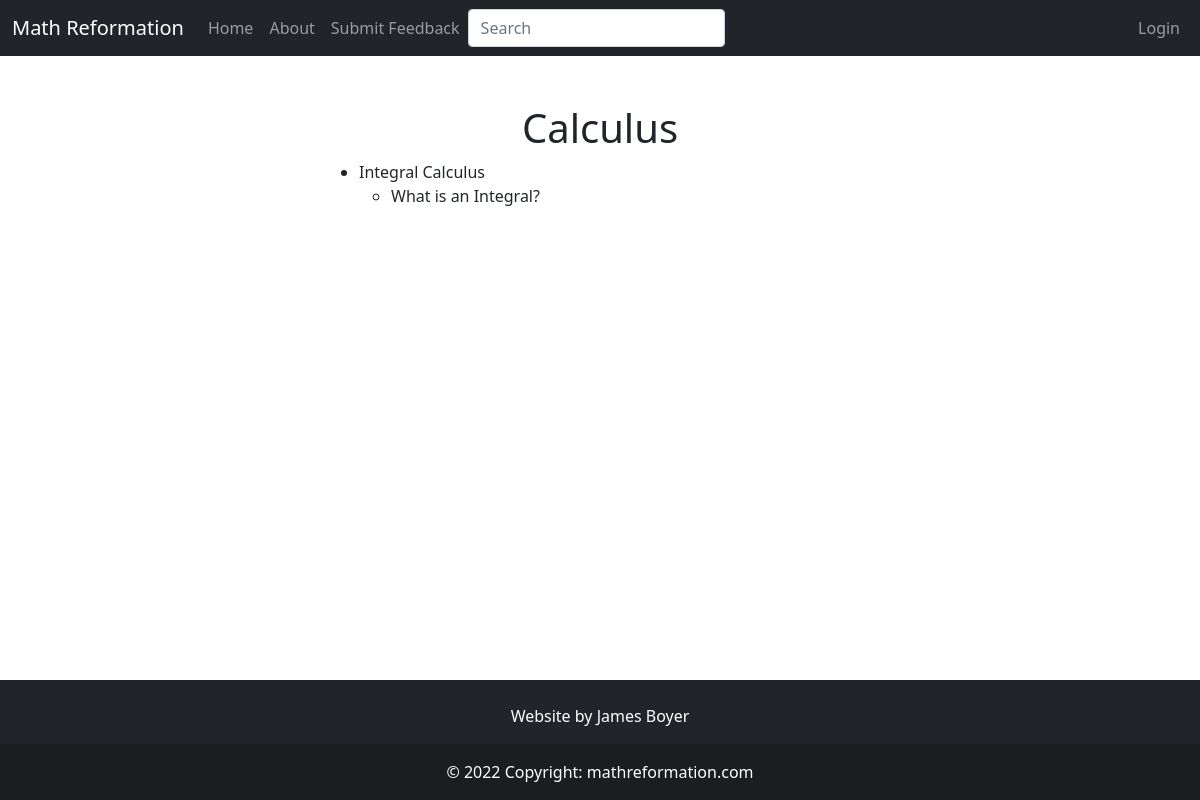
Page /category/calculus on the earlier database version.
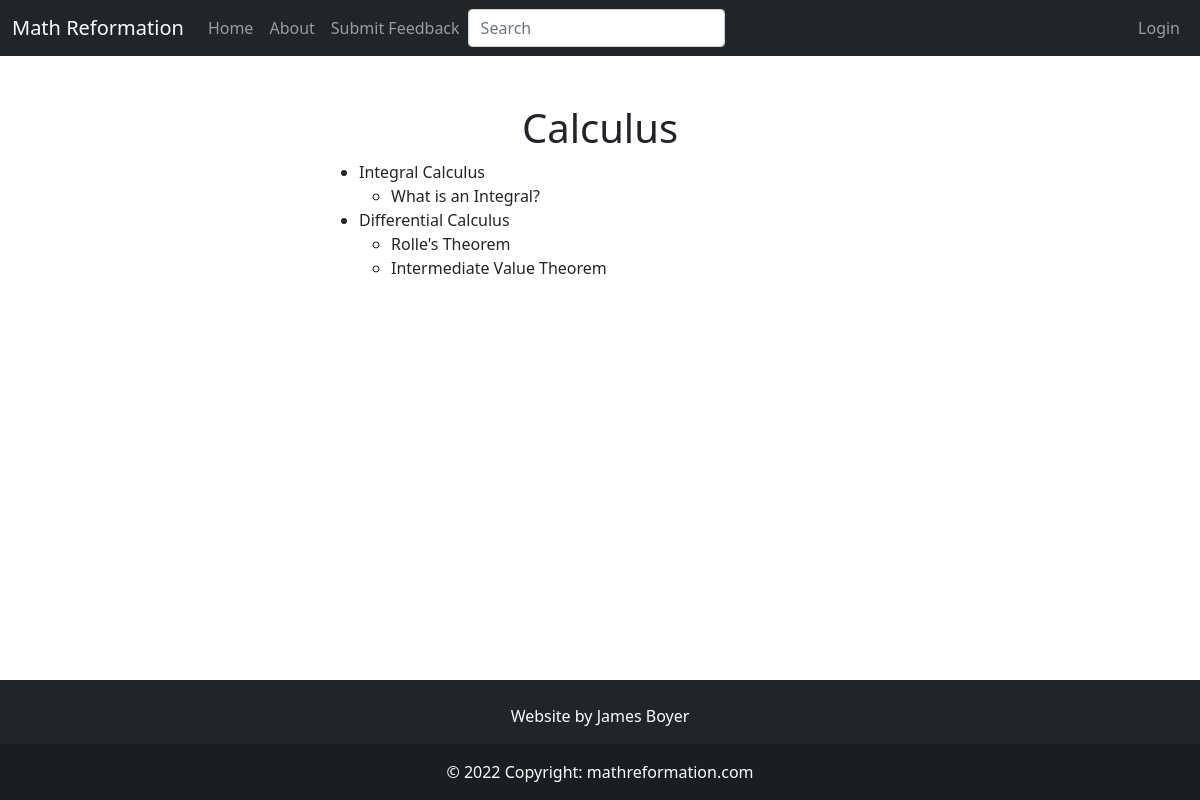
Same page on the later database version.
### app/models.py (models this page shows, shortened)
class SearchableMixin(object):
    @classmethod
    def search(cls, expression, page, per_page):
        ids, scores, total = query_index(cls.__tablename__, expression, page, per_page)
        if total == 0:
            return cls.query.filter_by(id=0), [], 0
        when = []
        for i in range(len(ids)):
            when.append((ids[i], i))
        return cls.query.filter(cls.id.in_(ids)).order_by( db.case(when, value=cls.id)), scores, total

class Category(SearchableMixin, db.Model):
    __searchable__ = ["body_main", "name"]
    id = db.Column(db.Integer, primary_key=True)
    name = db.Column(db.String(50), nullable=False, unique=True)
    path = db.Column(db.String(50), unique=True)
    body_main = db.Column(db.String(), index=True)
    body_draft = db.Column(db.String(), index=True)
    header = db.Column(db.String(), index=True)
    category_type = db.Column(db.String(15))
    is_visible = db.Column(db.Boolean())
    parents = db.relationship('Category',secondary=parent_child_table,
        primaryjoin=id == parent_child_table.c.ChildId,
        secondaryjoin=id == parent_child_table.c.ParentId,
        backref= db.backref('children'))
    def get_num_children(self):
        return len(list(self.children))

class Article(SearchableMixin, db.Model):
    __searchable__ = ["body_main", "name"]
    id = db.Column(db.Integer, primary_key=True)
    name = db.Column(db.String(64), index=True, unique=True)
    path = db.Column(db.String(50), unique=True)
    date_added = db.Column(db.DateTime, nullable=False,
        default=datetime.utcnow)
    categories = db.relationship('Category', secondary = article_categories_table,
                                 backref=db.backref('articles', lazy=True), lazy=True)
    body_main = db.Column(db.String(), index=True)
    body_draft = db.Column(db.String(), index=True)
    is_visible = db.Column(db.Boolean())
    header = db.Column(db.String(), index=True)
    user_id = db.Column(db.Integer, db.ForeignKey('user.id'))

### app/main/routes.py (the view)
@bp.route("/category/<path>")
def category_page(path):
    category = db.first_or_404(Category.query.filter_by(path=path))
    return render_template('main/category.html', category=category)

### app/main/forms.py
class SearchForm(FlaskForm):
    q = StringField("Search", validators=[DataRequired()])
    def __init__(self, *args, **kwargs):
        if 'formdata' not in kwargs:
            kwargs['formdata'] = request.args
        if 'csrf_enabled' not in kwargs:
            kwargs['csrf_enabled'] = False
        super(SearchForm, self).__init__(*args, **kwargs)

### MathReformationWebsite.py (called while the page is built)
@app.context_processor
def add_imports():
    return dict(admin_permission=admin_permission)

### app/main/routes.py (called while the page is built)
@bp.before_app_request
def before_request():
    g.search_form = SearchForm(meta={'csrf': False})

@bp.context_processor
def add_imports():
    return dict(admin_permission=admin_permission)

### app/templates/main/category.html (shortened to what this page needs)
{% extends "base.html" %}
{% block content %}
<h1 class="text-center">{{ category.name }}</h1>
<ul>
    {% if category.get_num_children() == 0 %}
        {% for article in category.articles %}
        {% if article.is_visible == True %}
        <li>
            <a href = {{ url_for('main.article_page', path=article.path)}}>
                {{ article.name }}
            </a>
        </li>
        {% endif %}
        {% endfor %}
    {% else %}
        {% for category_child in category.children %}
        {% if category_child.is_visible == True %}
        <li>
            <a href = {{ url_for('main.category_page', path=category_child.path)}}>
                {{ category_child.name }}
            </a>
            <ul>
                {% for article in category_child.articles %}
                {% if article.is_visible == True %}
                <li>
                    <a href = {{ url_for('main.article_page', path=article.path)}}>
                        {{ article.name }}
                    </a>
                </li>
                {% endif %}
                {% endfor %}
            </ul>
        </li>
        {% endif %}
        {% endfor %}
    {% endif %}
</ul>
{% endblock %}

### app/templates/base.html (shortened to what this page needs)
<!DOCTYPE html>
<html lang="en">
    <head>
        <link href="https://cdn.jsdelivr.net/npm/bootstrap@5.0.2/dist/css/bootstrap.min.css" rel="stylesheet">
        <link rel="stylesheet" href="{{ url_for('static', filename='style.css') }}">
    </head>
    <body class="d-flex flex-column min-vh-100">
        <nav class="navbar navbar-expand-md bg-dark navbar-dark sticky-top">
            <div class="container-fluid">
                <a class="navbar-brand">Math Reformation</a>
                <div class="collapse navbar-collapse" id="collapsibleNavbar">
                    <ul class="navbar-nav">
                        <li class="nav-item">
                            <a class="nav-link" href="{{ url_for('main.index')}}">Home</a>
                        </li>
                        <li class="nav-item">
                            <a class="nav-link" href="{{ url_for('main.about')}}">About</a>
                        </li>
                        <li class="nav-item">
                            <a class="nav-link" href="{{ url_for('main.feedback')}}">Submit Feedback</a>
                        </li>
                    </ul>
                    {% if g.search_form %}
                    <form class="navbar-form navbar-left" method="get" action="{{ url_for('main.search') }}">
                        <div class="form-group">
                            {{ g.search_form.q(size=20, class='form-control',placeholder=g.search_form.q.label.text) }}
                        </div>
                    </form>
                    {% endif %}
                    <ul class="navbar-nav ms-auto">
                        {% if current_user.is_anonymous %}
                        <li class="nav-item">
                            <a class="nav-link" href="{{ url_for('auth.login') }}">Login</a>
                        </li>
                        {% else %}
                        <li class="nav-item">
                            <p class="navbar-text">Welcome {{ current_user.username }}!</p>
                        </li>
                        <li class="nav-item">
                            <a class="nav-link" href="{{ url_for('auth.logout') }}">Logout</a>
                            {% endif %}
                    </ul>
                </div>
            </div>
        </nav>
        <div class="wrapper flex-grow-1">
            <div class="container mt-5">
                <div class="row">
                    <div class="col-md-3"></div>
                    <div class="col-md-6">
                        {% block content %}
                        {% endblock %}
                    </div>
                    <div class="col-md-3"></div>
                </div>
            </div>
        </div>
        <footer class="bg-dark text-center text-white">
            <div class="container p-4 pb-0">
                <section class="mb-2">
                    <p>Website by James Boyer</p>
                </section>
            </div>
            <div class="text-center p-3" style="background-color: rgba(0, 0, 0, 0.2);">
                © 2022 Copyright:
                <a class="text-white" href="mathreformation.com">mathreformation.com</a>
            </div>
        </footer>
    </body>
</html>

### app/static/style.css (style rules this page uses)
a { all: unset; }

Differences in the rows shown:
added Category: name "Differential Calculus"
added Article: name "Rolle's Theorem", shown under "Differential Calculus"
added Article: name "Intermediate Value Theorem", shown under "Differential Calculus"
